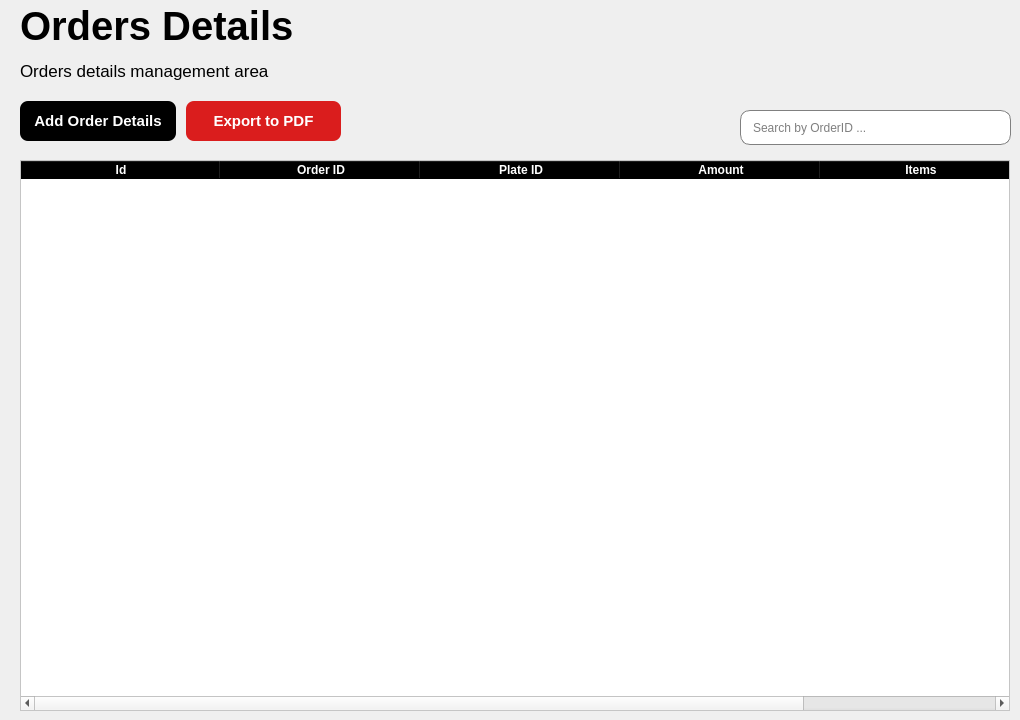
    <widget class="QWidget" name="page_detallesPedidos">
     <property name="sizePolicy">
      <sizepolicy hsizetype="Expanding" vsizetype="Expanding">
       <horstretch>0</horstretch>
       <verstretch>0</verstretch>
      </sizepolicy>
     </property>
     <widget class="QLabel" name="plates_management_3">
      <property name="geometry">
       <rect>
        <x>20</x>
        <y>50</y>
        <width>261</width>
        <height>41</height>
       </rect>
      </property>
      <property name="font">
       <font>
        <pointsize>13</pointsize>
       </font>
      </property>
      <property name="text">
       <string>Orders details management area</string>
      </property>
     </widget>
     <widget class="QWidget" name="layoutWidget_5">
      <property name="geometry">
       <rect>
        <x>20</x>
        <y>100</y>
        <width>321</width>
        <height>42</height>
       </rect>
      </property>
      <layout class="QHBoxLayout" name="horizontalLayout_9">
       <property name="spacing">
        <number>10</number>
       </property>
       <item>
        <widget class="QPushButton" name="btn_addOrderDetails">
         <property name="minimumSize">
          <size>
           <width>0</width>
           <height>40</height>
          </size>
         </property>
         <property name="styleSheet">
          <string notr="true">QPushButton{
	
	background-color: rgb(0, 0, 0);
	color: white;
	border: none;
	border-radius: 8px;
	font-weight: bold;
	font-size: 15px
}

QPushButton:hover {
    background-color: rgb(50, 50, 50);
    cursor: pointer; 
}</string>
         </property>
         <property name="text">
          <string>Add Order Details</string>
         </property>
        </widget>
       </item>
       <item>
        <widget class="QPushButton" name="btn_exportToPDF_4">
         <property name="minimumSize">
          <size>
           <width>0</width>
           <height>40</height>
          </size>
         </property>
         <property name="styleSheet">
          <string notr="true">QPushButton{
	
	background-color: rgb(218, 29, 29);
	color: white;
	border: none;
	border-radius: 8px;
	font-weight: bold;
	font-size: 15px;
}

QPushButton:hover {
    background-color: rgb(255, 56, 56); 
    cursor: pointer; 
}</string>
         </property>
         <property name="text">
          <string>Export to PDF</string>
         </property>
        </widget>
       </item>
      </layout>
     </widget>
     <widget class="QLabel" name="plates_tittle_3">
      <property name="geometry">
       <rect>
        <x>20</x>
        <y>0</y>
        <width>281</width>
        <height>51</height>
       </rect>
      </property>
      <property name="font">
       <font>
        <pointsize>30</pointsize>
        <bold>true</bold>
       </font>
      </property>
      <property name="text">
       <string>Orders Details</string>
      </property>
     </widget>
     <widget class="QLineEdit" name="lineEdit_searchByOrderID">
      <property name="geometry">
       <rect>
        <x>740</x>
        <y>110</y>
        <width>271</width>
        <height>35</height>
       </rect>
      </property>
      <property name="minimumSize">
       <size>
        <width>0</width>
        <height>35</height>
       </size>
      </property>
      <property name="maximumSize">
       <size>
        <width>16777215</width>
        <height>35</height>
       </size>
      </property>
      <property name="styleSheet">
       <string notr="true">QLineEdit{
	padding-left: 10px;
	border: 1px solid gray;
	border-radius: 10px;
}
</string>
      </property>
      <property name="text">
       <string/>
      </property>
      <property name="placeholderText">
       <string>Search by OrderID ...</string>
      </property>
     </widget>
     <widget class="QTableWidget" name="tabla_ordersDetails">
      <property name="geometry">
       <rect>
        <x>20</x>
        <y>160</y>
        <width>990</width>
        <height>551</height>
       </rect>
      </property>
      <property name="sizePolicy">
       <sizepolicy hsizetype="Preferred" vsizetype="Preferred">
        <horstretch>0</horstretch>
        <verstretch>0</verstretch>
       </sizepolicy>
      </property>
      <property name="styleSheet">
       <string notr="true">QHeaderView::section{
	font-weight: bold;
	background-color: black;
	color: white;
}

QTableWidget{
	alternate-background-color: #B0EDFB;
	background-color: #FFFFFF;
}

QTableWidget::item, QTableView::item {
    background-color: #FFFFFF; 
}

QTableWidget::item:alternate, QTableView::item:alternate {
    background-color: #F2F2F2; 
}</string>
      </property>
      <property name="alternatingRowColors">
       <bool>true</bool>
      </property>
      <property name="selectionMode">
       <enum>QAbstractItemView::SelectionMode::NoSelection</enum>
      </property>
      <property name="textElideMode">
       <enum>Qt::TextElideMode::ElideMiddle</enum>
      </property>
      <property name="columnCount">
       <number>5</number>
      </property>
      <attribute name="horizontalHeaderVisible">
       <bool>true</bool>
      </attribute>
      <attribute name="horizontalHeaderCascadingSectionResizes">
       <bool>false</bool>
      </attribute>
      <attribute name="horizontalHeaderDefaultSectionSize">
       <number>200</number>
      </attribute>
      <attribute name="horizontalHeaderShowSortIndicator" stdset="0">
       <bool>false</bool>
      </attribute>
      <attribute name="horizontalHeaderStretchLastSection">
       <bool>true</bool>
      </attribute>
      <attribute name="verticalHeaderVisible">
       <bool>false</bool>
      </attribute>
      <attribute name="verticalHeaderCascadingSectionResizes">
       <bool>false</bool>
      </attribute>
      <attribute name="verticalHeaderStretchLastSection">
       <bool>false</bool>
      </attribute>
      <column>
       <property name="text">
        <string>Id</string>
       </property>
      </column>
      <column>
       <property name="text">
        <string>Order ID</string>
       </property>
      </column>
      <column>
       <property name="text">
        <string>Plate ID</string>
       </property>
      </column>
      <column>
       <property name="text">
        <string>Amount</string>
       </property>
      </column>
      <column>
       <property name="text">
        <string>Items</string>
       </property>
      </column>
     </widget>
    </widget>
